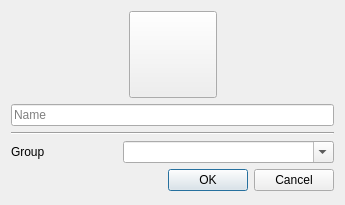
<?xml version="1.0" encoding="UTF-8"?>
<ui version="4.0">
 <class>CopyInstanceDialog</class>
 <widget class="QDialog" name="CopyInstanceDialog">
  <property name="windowModality">
   <enum>Qt::ApplicationModal</enum>
  </property>
  <property name="geometry">
   <rect>
    <x>0</x>
    <y>0</y>
    <width>345</width>
    <height>205</height>
   </rect>
  </property>
  <property name="windowTitle">
   <string>Copy Instance</string>
  </property>
  <property name="windowIcon">
   <iconset>
    <normaloff>:/icons/toolbar/copy</normaloff>:/icons/toolbar/copy</iconset>
  </property>
  <property name="modal">
   <bool>true</bool>
  </property>
  <layout class="QVBoxLayout" name="verticalLayout">
   <item>
    <layout class="QHBoxLayout" name="iconBtnLayout">
     <item>
      <spacer name="iconBtnLeftSpacer">
       <property name="orientation">
        <enum>Qt::Horizontal</enum>
       </property>
       <property name="sizeHint" stdset="0">
        <size>
         <width>40</width>
         <height>20</height>
        </size>
       </property>
      </spacer>
     </item>
     <item>
      <widget class="QToolButton" name="iconButton">
       <property name="icon">
        <iconset>
         <normaloff>:/icons/instances/infinity</normaloff>:/icons/instances/infinity</iconset>
       </property>
       <property name="iconSize">
        <size>
         <width>80</width>
         <height>80</height>
        </size>
       </property>
      </widget>
     </item>
     <item>
      <spacer name="iconBtnRightSpacer">
       <property name="orientation">
        <enum>Qt::Horizontal</enum>
       </property>
       <property name="sizeHint" stdset="0">
        <size>
         <width>40</width>
         <height>20</height>
        </size>
       </property>
      </spacer>
     </item>
    </layout>
   </item>
   <item>
    <widget class="QLineEdit" name="instNameTextBox">
     <property name="placeholderText">
      <string>Name</string>
     </property>
    </widget>
   </item>
   <item>
    <widget class="Line" name="line">
     <property name="orientation">
      <enum>Qt::Horizontal</enum>
     </property>
    </widget>
   </item>
   <item>
    <layout class="QGridLayout" name="gridLayout">
     <item row="0" column="0">
      <widget class="QLabel" name="labelVersion_3">
       <property name="text">
        <string>Group</string>
       </property>
       <property name="buddy">
        <cstring>groupBox</cstring>
       </property>
      </widget>
     </item>
     <item row="0" column="1" colspan="2">
      <widget class="QComboBox" name="groupBox">
       <property name="sizePolicy">
        <sizepolicy hsizetype="Expanding" vsizetype="Fixed">
         <horstretch>0</horstretch>
         <verstretch>0</verstretch>
        </sizepolicy>
       </property>
       <property name="editable">
        <bool>true</bool>
       </property>
      </widget>
     </item>
    </layout>
   </item>
   <item>
    <widget class="QDialogButtonBox" name="buttonBox">
     <property name="orientation">
      <enum>Qt::Horizontal</enum>
     </property>
     <property name="standardButtons">
      <set>QDialogButtonBox::Cancel|QDialogButtonBox::Ok</set>
     </property>
    </widget>
   </item>
  </layout>
 </widget>
 <resources>
  <include location="../../graphics.qrc"/>
 </resources>
 <connections>
  <connection>
   <sender>buttonBox</sender>
   <signal>accepted()</signal>
   <receiver>CopyInstanceDialog</receiver>
   <slot>accept()</slot>
   <hints>
    <hint type="sourcelabel">
     <x>248</x>
     <y>254</y>
    </hint>
    <hint type="destinationlabel">
     <x>157</x>
     <y>274</y>
    </hint>
   </hints>
  </connection>
  <connection>
   <sender>buttonBox</sender>
   <signal>rejected()</signal>
   <receiver>CopyInstanceDialog</receiver>
   <slot>reject()</slot>
   <hints>
    <hint type="sourcelabel">
     <x>316</x>
     <y>260</y>
    </hint>
    <hint type="destinationlabel">
     <x>286</x>
     <y>274</y>
    </hint>
   </hints>
  </connection>
 </connections>
</ui>
